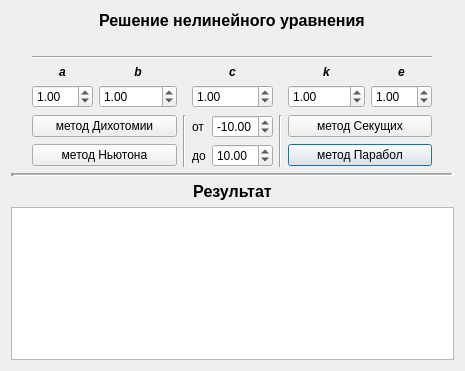
<?xml version="1.0" encoding="UTF-8"?>
<ui version="4.0">
 <class>Dialog</class>
 <widget class="QDialog" name="Dialog">
  <property name="geometry">
   <rect>
    <x>0</x>
    <y>0</y>
    <width>465</width>
    <height>371</height>
   </rect>
  </property>
  <property name="windowTitle">
   <string>Dialog</string>
  </property>
  <layout class="QGridLayout" name="gridLayout">
   <item row="3" column="2">
    <widget class="QLabel" name="label_5">
     <property name="font">
      <font>
       <weight>75</weight>
       <italic>true</italic>
       <bold>true</bold>
      </font>
     </property>
     <property name="text">
      <string>b</string>
     </property>
     <property name="alignment">
      <set>Qt::AlignCenter</set>
     </property>
    </widget>
   </item>
   <item row="0" column="2" colspan="5">
    <widget class="QLabel" name="label">
     <property name="font">
      <font>
       <pointsize>12</pointsize>
       <weight>75</weight>
       <bold>true</bold>
       <kerning>true</kerning>
      </font>
     </property>
     <property name="text">
      <string>Решение нелинейного уравнения</string>
     </property>
    </widget>
   </item>
   <item row="1" column="2" colspan="5">
    <widget class="QLabel" name="label_2">
     <property name="sizePolicy">
      <sizepolicy hsizetype="Ignored" vsizetype="Preferred">
       <horstretch>0</horstretch>
       <verstretch>0</verstretch>
      </sizepolicy>
     </property>
     <property name="maximumSize">
      <size>
       <width>300</width>
       <height>36</height>
      </size>
     </property>
     <property name="text">
      <string/>
     </property>
     <property name="pixmap">
      <pixmap resource="sourceOfGUI.qrc">:/images/Screenshot_20220929_194234.png</pixmap>
     </property>
     <property name="scaledContents">
      <bool>true</bool>
     </property>
    </widget>
   </item>
   <item row="3" column="6">
    <widget class="QLabel" name="label_7">
     <property name="font">
      <font>
       <weight>75</weight>
       <italic>true</italic>
       <bold>true</bold>
      </font>
     </property>
     <property name="text">
      <string>k</string>
     </property>
     <property name="alignment">
      <set>Qt::AlignCenter</set>
     </property>
    </widget>
   </item>
   <item row="4" column="0">
    <spacer name="horizontalSpacer_3">
     <property name="orientation">
      <enum>Qt::Horizontal</enum>
     </property>
     <property name="sizeHint" stdset="0">
      <size>
       <width>40</width>
       <height>20</height>
      </size>
     </property>
    </spacer>
   </item>
   <item row="0" column="0" rowspan="2" colspan="2">
    <spacer name="horizontalSpacer">
     <property name="orientation">
      <enum>Qt::Horizontal</enum>
     </property>
     <property name="sizeHint" stdset="0">
      <size>
       <width>40</width>
       <height>20</height>
      </size>
     </property>
    </spacer>
   </item>
   <item row="7" column="4">
    <layout class="QHBoxLayout" name="horizontalLayout_2">
     <item>
      <widget class="QLabel" name="label_10">
       <property name="text">
        <string>до</string>
       </property>
      </widget>
     </item>
     <item>
      <widget class="QDoubleSpinBox" name="rangeB">
       <property name="minimum">
        <double>-99.000000000000000</double>
       </property>
       <property name="singleStep">
        <double>5.000000000000000</double>
       </property>
       <property name="value">
        <double>10.000000000000000</double>
       </property>
      </widget>
     </item>
    </layout>
   </item>
   <item row="8" column="0" colspan="9">
    <widget class="Line" name="line_2">
     <property name="lineWidth">
      <number>3</number>
     </property>
     <property name="midLineWidth">
      <number>1</number>
     </property>
     <property name="orientation">
      <enum>Qt::Horizontal</enum>
     </property>
    </widget>
   </item>
   <item row="5" column="4">
    <spacer name="verticalSpacer">
     <property name="orientation">
      <enum>Qt::Vertical</enum>
     </property>
     <property name="sizeHint" stdset="0">
      <size>
       <width>20</width>
       <height>40</height>
      </size>
     </property>
    </spacer>
   </item>
   <item row="11" column="0" colspan="9">
    <widget class="QPlainTextEdit" name="outputField"/>
   </item>
   <item row="7" column="6" colspan="2">
    <widget class="QPushButton" name="buttonParabola">
     <property name="text">
      <string>метод Парабол</string>
     </property>
    </widget>
   </item>
   <item row="7" column="1" colspan="2">
    <widget class="QPushButton" name="buttonNeuton">
     <property name="text">
      <string>метод Ньютона</string>
     </property>
    </widget>
   </item>
   <item row="3" column="4">
    <widget class="QLabel" name="label_6">
     <property name="font">
      <font>
       <weight>75</weight>
       <italic>true</italic>
       <bold>true</bold>
      </font>
     </property>
     <property name="text">
      <string>c</string>
     </property>
     <property name="alignment">
      <set>Qt::AlignCenter</set>
     </property>
    </widget>
   </item>
   <item row="4" column="7">
    <widget class="QDoubleSpinBox" name="boxE">
     <property name="minimum">
      <double>-99.000000000000000</double>
     </property>
     <property name="value">
      <double>1.000000000000000</double>
     </property>
    </widget>
   </item>
   <item row="3" column="7">
    <widget class="QLabel" name="label_8">
     <property name="font">
      <font>
       <weight>75</weight>
       <italic>true</italic>
       <bold>true</bold>
      </font>
     </property>
     <property name="text">
      <string>e</string>
     </property>
     <property name="alignment">
      <set>Qt::AlignCenter</set>
     </property>
    </widget>
   </item>
   <item row="6" column="1" colspan="2">
    <widget class="QPushButton" name="buttonDihotomy">
     <property name="text">
      <string>метод Дихотомии</string>
     </property>
    </widget>
   </item>
   <item row="4" column="6">
    <widget class="QDoubleSpinBox" name="boxK">
     <property name="minimum">
      <double>-99.000000000000000</double>
     </property>
     <property name="value">
      <double>1.000000000000000</double>
     </property>
    </widget>
   </item>
   <item row="3" column="1">
    <widget class="QLabel" name="label_4">
     <property name="font">
      <font>
       <weight>75</weight>
       <italic>true</italic>
       <bold>true</bold>
      </font>
     </property>
     <property name="text">
      <string>a</string>
     </property>
     <property name="alignment">
      <set>Qt::AlignCenter</set>
     </property>
    </widget>
   </item>
   <item row="0" column="7" rowspan="2" colspan="2">
    <spacer name="horizontalSpacer_2">
     <property name="orientation">
      <enum>Qt::Horizontal</enum>
     </property>
     <property name="sizeHint" stdset="0">
      <size>
       <width>40</width>
       <height>20</height>
      </size>
     </property>
    </spacer>
   </item>
   <item row="6" column="4">
    <layout class="QHBoxLayout" name="horizontalLayout">
     <item>
      <widget class="QLabel" name="label_9">
       <property name="text">
        <string>от</string>
       </property>
      </widget>
     </item>
     <item>
      <widget class="QDoubleSpinBox" name="rangeA">
       <property name="minimum">
        <double>-99.000000000000000</double>
       </property>
       <property name="singleStep">
        <double>5.000000000000000</double>
       </property>
       <property name="value">
        <double>-10.000000000000000</double>
       </property>
      </widget>
     </item>
    </layout>
   </item>
   <item row="4" column="8">
    <spacer name="horizontalSpacer_4">
     <property name="orientation">
      <enum>Qt::Horizontal</enum>
     </property>
     <property name="sizeHint" stdset="0">
      <size>
       <width>40</width>
       <height>20</height>
      </size>
     </property>
    </spacer>
   </item>
   <item row="2" column="1" colspan="7">
    <widget class="Line" name="line">
     <property name="orientation">
      <enum>Qt::Horizontal</enum>
     </property>
    </widget>
   </item>
   <item row="4" column="1">
    <widget class="QDoubleSpinBox" name="boxA">
     <property name="minimum">
      <double>-99.000000000000000</double>
     </property>
     <property name="value">
      <double>1.000000000000000</double>
     </property>
    </widget>
   </item>
   <item row="4" column="4">
    <widget class="QDoubleSpinBox" name="boxC">
     <property name="minimum">
      <double>-99.000000000000000</double>
     </property>
     <property name="value">
      <double>1.000000000000000</double>
     </property>
    </widget>
   </item>
   <item row="6" column="6" colspan="2">
    <widget class="QPushButton" name="buttonSecant">
     <property name="text">
      <string>метод Секущих</string>
     </property>
    </widget>
   </item>
   <item row="6" column="3" rowspan="2">
    <widget class="Line" name="line_3">
     <property name="orientation">
      <enum>Qt::Vertical</enum>
     </property>
    </widget>
   </item>
   <item row="4" column="2">
    <widget class="QDoubleSpinBox" name="boxB">
     <property name="minimum">
      <double>-99.000000000000000</double>
     </property>
     <property name="value">
      <double>1.000000000000000</double>
     </property>
    </widget>
   </item>
   <item row="9" column="4">
    <spacer name="verticalSpacer_2">
     <property name="orientation">
      <enum>Qt::Vertical</enum>
     </property>
     <property name="sizeHint" stdset="0">
      <size>
       <width>20</width>
       <height>40</height>
      </size>
     </property>
    </spacer>
   </item>
   <item row="10" column="4">
    <widget class="QLabel" name="label_3">
     <property name="font">
      <font>
       <pointsize>12</pointsize>
       <weight>75</weight>
       <bold>true</bold>
      </font>
     </property>
     <property name="text">
      <string>Результат</string>
     </property>
     <property name="alignment">
      <set>Qt::AlignCenter</set>
     </property>
    </widget>
   </item>
   <item row="6" column="5" rowspan="2">
    <widget class="Line" name="line_4">
     <property name="orientation">
      <enum>Qt::Vertical</enum>
     </property>
    </widget>
   </item>
  </layout>
 </widget>
 <resources>
  <include location="sourceOfGUI.qrc"/>
 </resources>
 <connections/>
</ui>
